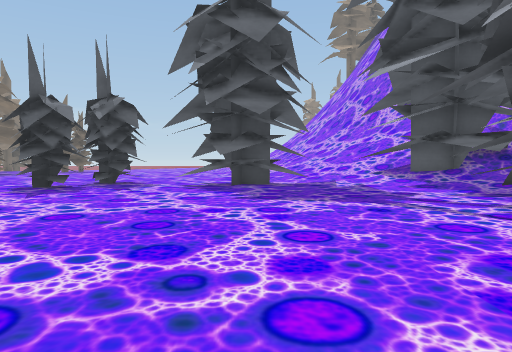
View 1 (above)

24 first-person views from a walk through a scene from a Unity 3-D project. The camera is 1.2 m above the floor, tilts 2° down and sees 70° across. The floor is counted in squares, 2 m on a side. Each view is taken from the middle of a square. On the plan, view 1 faces up. The plan holds only what a view shows up to about 10 squares ahead; the rest is blank. The place goes on beyond the plan.

View 2
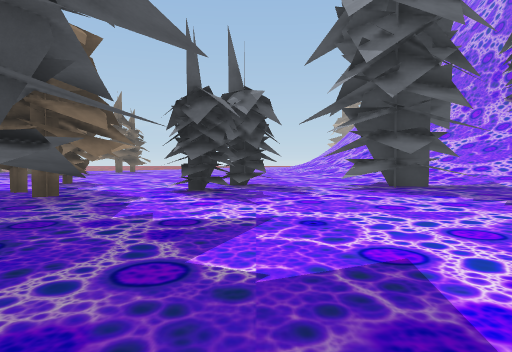

View 3
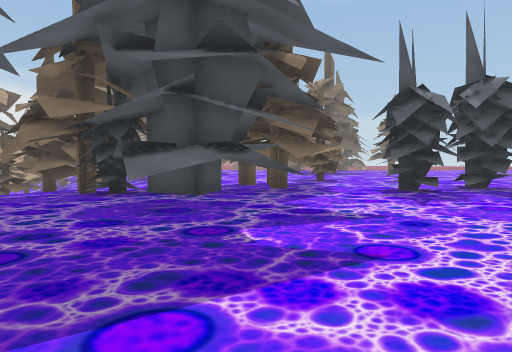

View 4
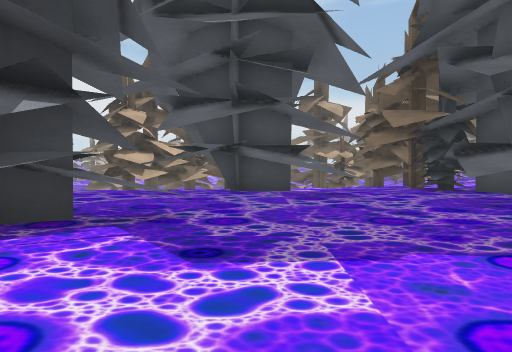

View 5
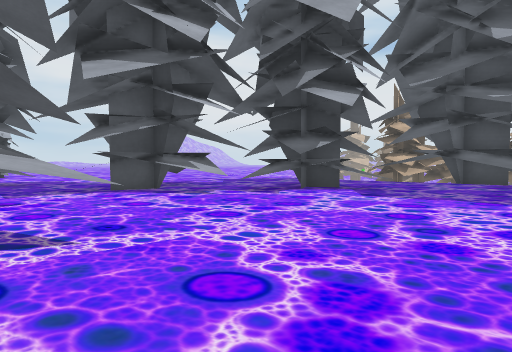

View 6
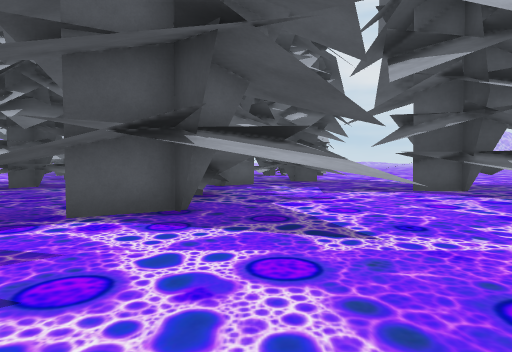

View 7
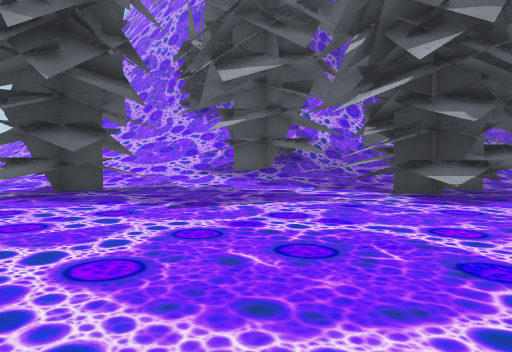

View 8
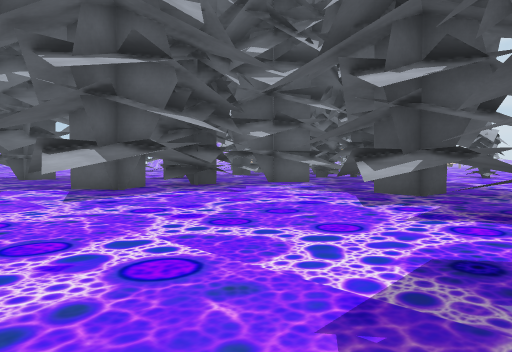

View 9
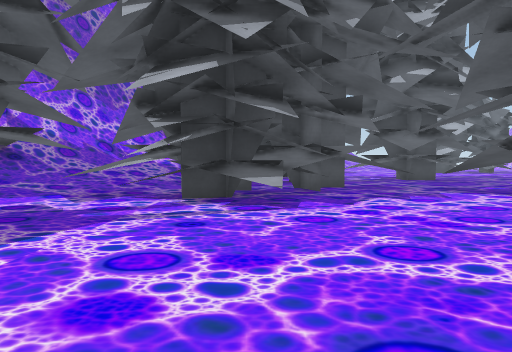

View 10
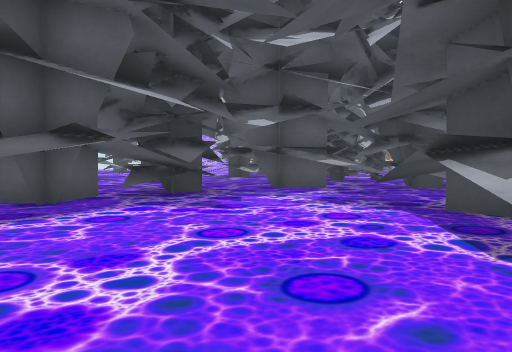

View 11
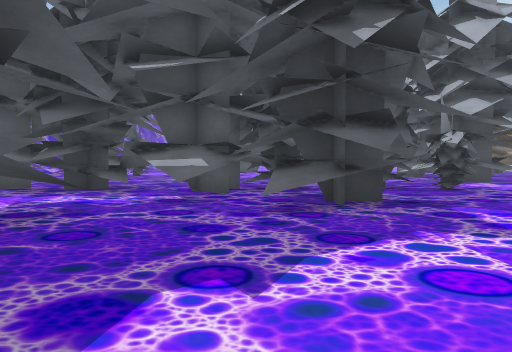

View 12
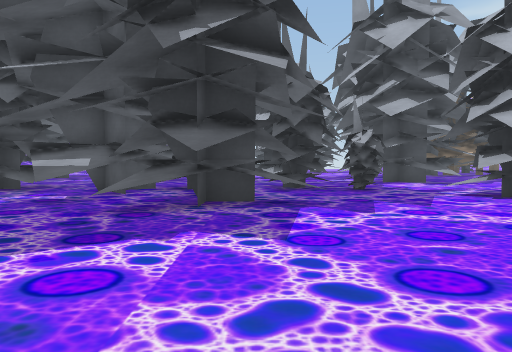

View 13
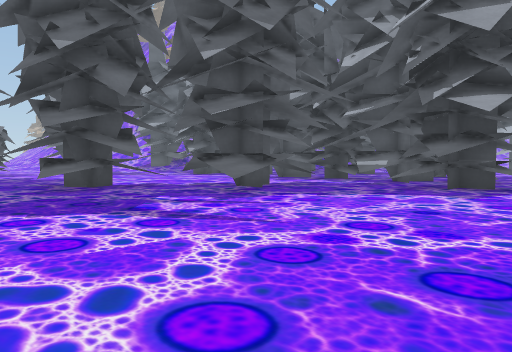

View 14
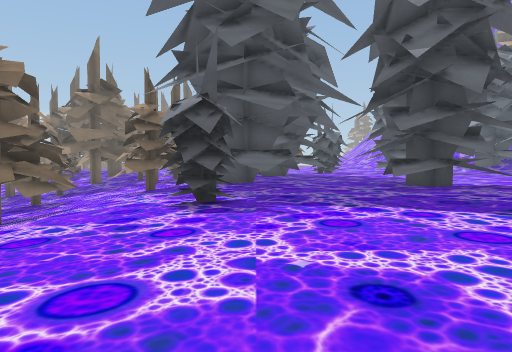

View 15
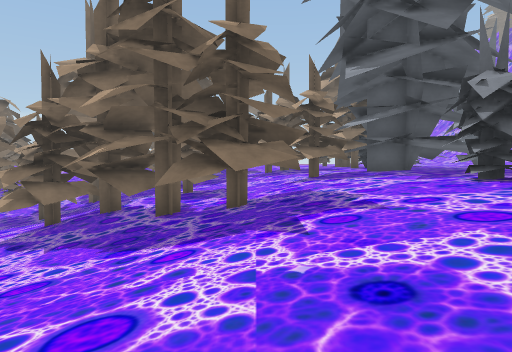

View 16
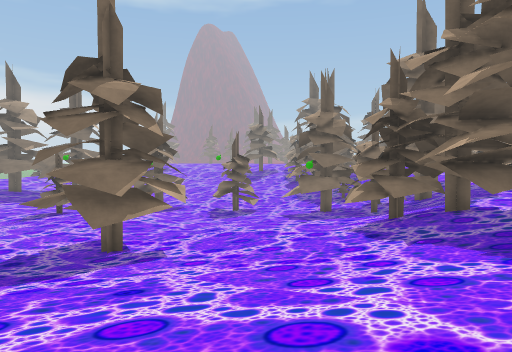

View 17
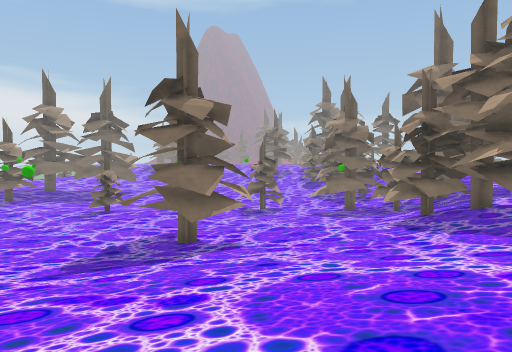

View 18
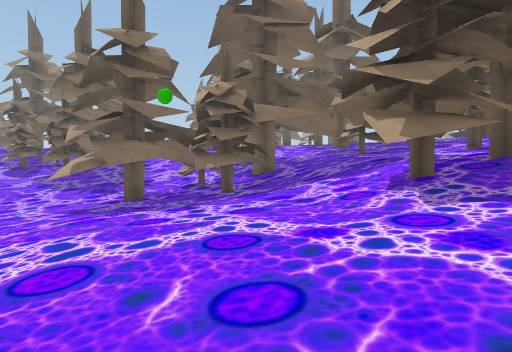

View 19
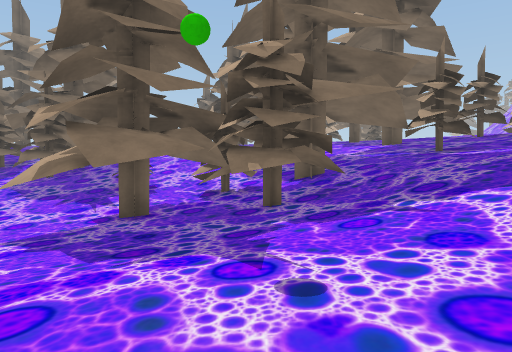

View 20
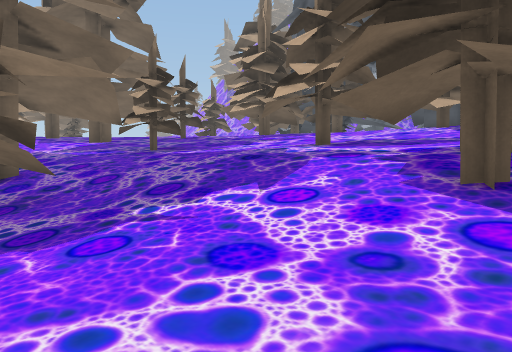

View 21
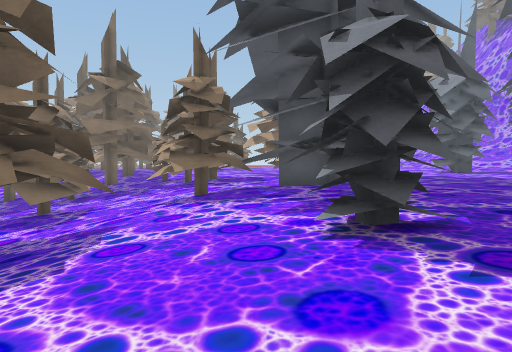

View 22
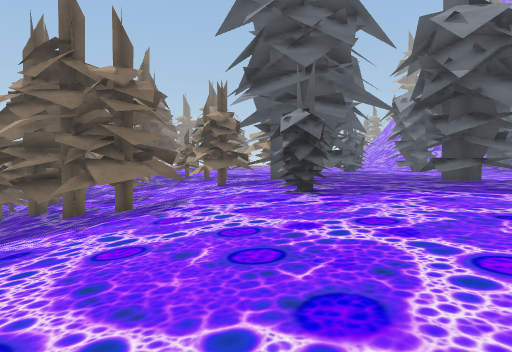

View 23
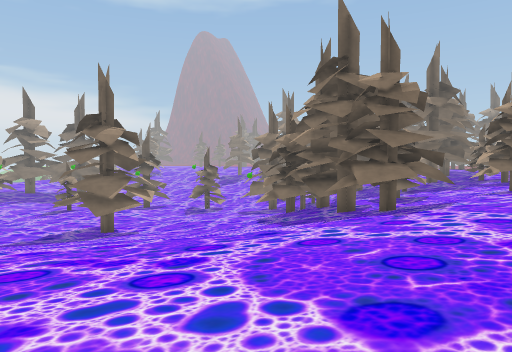

View 24
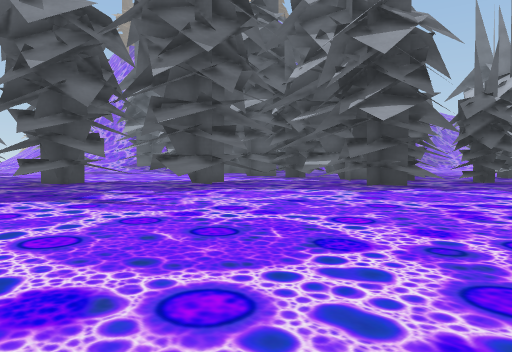

### Floor plan
Key: @ floor where view 1 was taken; # wall or solid block; x gap in a wall; . main floor; - floor 0.75 m lower than the main floor; : floor 1.5 m higher than the main floor; _ floor 1.5 m lower than the main floor; < floor 2.5 m lower than the main floor; ( floor 3.25 m lower than the main floor; ! floor 4 m lower than the main floor; ? floor 4.75 m lower than the main floor; / step, stairs or slope; = window, fence, low wall or low ledge; ^ raised ledge; T thing the floor can be seen under or through.
Columns run from 25 left of view 1 to 9 right of it. Each row starts with its distance up from view 1.
 13                         ..
 12                         .#.
 11                  ...##..##...
 10                .....#..####.. ##:/
  9                .#####...#...... //
  8                 #...............//
  7                 ###...........#.
  6                  ## .........###
  5  (((<  ___   .. ### .........###
  4 ((#((<_##_  ##.#####........####
  3 !!###<<___- ................. ###
  2 !####(<____-  ............... . #
  1 ?!###(<_#__--.. ##..............#.
  0 ?!!!((<__#^--#### .......@.TT  .x.
 -1 ?!!!((<__#_-##. #  .T....... TTTT.
 -2 !!!(((=__x__-.. #.. TT.......TT...
 -3 !!((((### _#-...#...#TTT.... TT ..
 -4  !((((####__#.......## TT....## ..
 -5   (((((<<__#-.........TTTT.. ##...#
 -6   (((((<<_##-..#......TTT... ##. ##
 -7  !!(((((<___-..............####  ##
 -8  !!((((<<__--.............#####
 -9 #!#(#((<<__--............######
-10 !!!((((<___--.............##. #
-11 !!((((<<___--................##
-12 ((((((<___---................##.
-13   (((<<___--.... ............x..
-14        __ - .... ....     .## ..

Where each view was taken, in squares from view 1:
view 1: 0 up, 0 right, facing up
view 2: 1 up, 4 left, facing up
view 3: 1 up, 2 left, facing up-left
view 4: 0 up, 1 left, facing left
view 5: 3 up, 3 right, facing down-left
view 6: 3 up, 3 right, facing down
view 7: 2 up, 3 left, facing up-right
view 8: 2 up, 4 left, facing down-right
view 9: 4 up, 2 left, facing right
view 10: 0 up, 2 left, facing down-right
view 11: 8 down, 4 left, facing right
view 12: 10 down, 4 left, facing right
view 13: 12 down, 8 left, facing up-right
view 14: 12 down, 9 left, facing up
view 15: 12 down, 14 left, facing up
view 16: 12 down, 15 left, facing up-left
view 17: 14 down, 15 left, facing up-left
view 18: 8 down, 21 left, facing up
view 19: 5 down, 22 left, facing up
view 20: 4 down, 22 left, facing up-right
view 21: 9 down, 11 left, facing up
view 22: 14 down, 11 left, facing up
view 23: 14 down, 10 left, facing up-left
view 24: 14 down, 8 left, facing up-right
